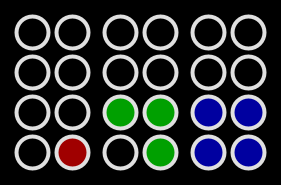
Frame 1 (no input)
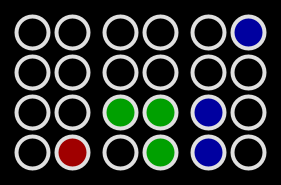
Frame 60 (the mouse pressed at the canvas centre just before this capture)
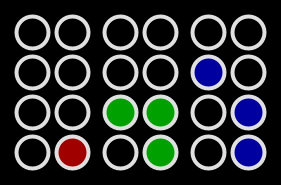
Frame 120 (the mouse held since frame 60 and released just before this capture)

The Processing sketch that drew these frames (run headless with seeded random() and noise(); from frame 60 on, the mouse is pressed at the canvas centre):

// Processing sketch: binclock
// ── binclock.pde
/* OpenProcessing Tweak of *@*http://www.openprocessing.org/sketch/67257*@* */
/* !do not delete the line above, required for linking your tweak if you re-upload */
float r = 16.0;


void setup()
{
  size(281, 185, JAVA2D);
  frameRate(12);
  smooth();
}

void draw()
{
  background(0);
  stroke(224);

  strokeWeight(4);

  printClock(32, 32, color(160, 0, 0), hour());
  printClock(120, 32, color(0, 160, 0), minute());
  printClock(208, 32, color(0, 0, 160), second());
}

void printClock(int x, int y, color c, int number)
{
  String bin = bcd(number);

  for (int i = 0; i < bin.length() - 4; i++)
  {
    if (bin.charAt(i) == '1')
      fill(c);
    else
      noFill();

    ellipse(x, y + 40*i, r*2, r*2);
  }

  for (int i = 4; i < bin.length(); i++)
  {
    if (bin.charAt(i) == '1')
      fill(c);
    else
      noFill();

    ellipse(x + 40, y + 40*(i-4), r*2, r*2);
  }
}

String bcd(int number)
{
  int uni, dec;

  dec = int(number/10);
  uni = number - (dec*10);

  return binary(dec, 4) + binary(uni, 4);
}
